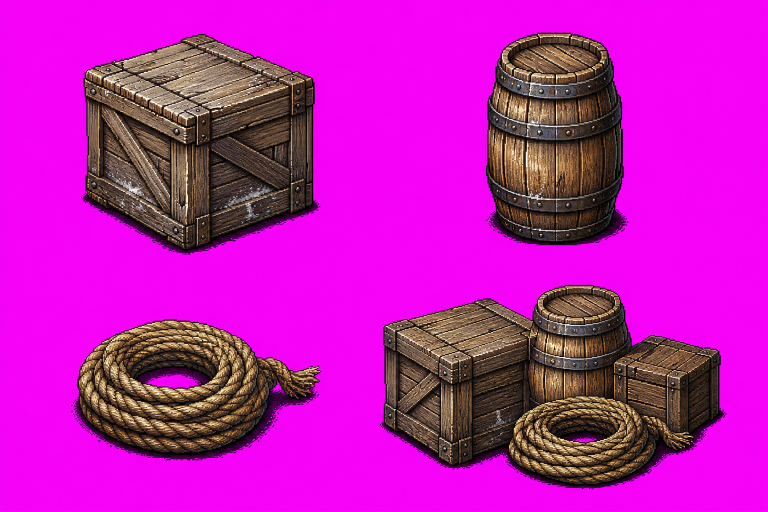
#> input picture wayfarer_godot_vertical_slice/art_pipeline/newport_atelier/source_generated/g418d_atelier_cargo_sheet_imagegen.png, 1536 x 1024 px (shown at 1/2 size)
$ python extract_atelier_cargo_assets.py
#> lines starting #> are read from the running program, lines starting #| are printed output that depends on the picture
#!/usr/bin/env python3
"""Extract G-4.18D AI-assisted Newport atelier cargo sprites.

This script keeps the accepted generated sheet as the source of record, removes
the flat chroma-key background, crops the four reviewed assets, and writes a
manifest/contact sheet so the style can be repeated without losing provenance.
"""

from __future__ import annotations

import hashlib
import argparse
import json
from datetime import datetime, timezone
from pathlib import Path

from PIL import Image, ImageDraw, ImageFont


SCRIPT_PATH = Path(__file__).resolve()
PROJECT_ROOT = SCRIPT_PATH.parents[3]
PIPELINE_ROOT = PROJECT_ROOT / "art_pipeline" / "newport_atelier"
SOURCE_PATH = PIPELINE_ROOT / "source_generated" / "g418d_atelier_cargo_sheet_imagegen.png"
PROMPT_PATH = PIPELINE_ROOT / "source_generated" / "g418d_atelier_cargo_prompt.txt"
GENERATED_ROOT = PIPELINE_ROOT / "generated"
ATLAS_PATH = PIPELINE_ROOT / "atlases" / "newport_atelier_cargo_v1.png"
CONTACT_PATH = PIPELINE_ROOT / "contact_sheets" / "newport_atelier_cargo_contact_sheet.png"
MANIFEST_PATH = PIPELINE_ROOT / "manifests" / "newport_atelier_cargo_manifest.json"
REPORT_PATH = PIPELINE_ROOT / "reports" / "G418D_ATELIER_CARGO_STANDARD.md"
QA_REPORT_PATH = PIPELINE_ROOT / "reports" / "newport_atelier_cargo_extraction_qa.json"
ART_BIBLE_PATH = PROJECT_ROOT / "docs" / "NEWPORT_ART_BIBLE.md"

MIN_CROP_PADDING = 6

ASSETS = {
    "atelier_newport_crate_01": {
        "asset_type": "crate_prop",
        "crop": [80, 36, 655, 522],
        "source_identity": "upper_left_wooden_shipping_crate",
        "pivot": {"x": 0.5, "y": 0.94},
        "recommended_game_scale": 0.20,
        "notes": "Hero-quality salt-worn 1700s Newport shipping crate: planks, brace work, iron plates, nail heads, and contact shadow.",
    },
    "atelier_newport_barrel_01": {
        "asset_type": "barrel_prop",
        "crop": [900, 38, 1328, 526],
        "source_identity": "upper_right_coopered_barrel",
        "pivot": {"x": 0.5, "y": 0.94},
        "recommended_game_scale": 0.18,
        "notes": "Hero-quality coopered barrel with iron hoops, stave curvature, rim detail, and weathered highlights.",
    },
    "atelier_newport_rope_coil_01": {
        "asset_type": "rope_prop",
        "crop": [76, 574, 686, 948],
        "source_identity": "lower_left_rope_coil",
        "pivot": {"x": 0.5, "y": 0.90},
        "recommended_game_scale": 0.18,
        "notes": "Hero-quality rope coil with braided fiber structure, inner depth, frayed tail, and grounding shadow.",
    },
    "atelier_wharf_cargo_cluster_01": {
        "asset_type": "crate_barrel_rope_prop_cluster",
        "crop": [710, 548, 1468, 1020],
        "source_identity": "lower_right_composed_cargo_cluster",
        "pivot": {"x": 0.5, "y": 0.94},
        "recommended_game_scale": 0.25,
        "notes": "Composed wharf cargo cluster showing the target sprite density for city-wide prop dressing.",
    },
}


def rel(path: Path) -> str:
    return path.relative_to(PROJECT_ROOT).as_posix()


def sha256(path: Path) -> str:
    return hashlib.sha256(path.read_bytes()).hexdigest()


def _is_key_magenta(r: int, g: int, b: int, a: int) -> bool:
    if a <= 0:
        return False
    return r > 170 and b > 170 and g < 150 and abs(r - b) < 120


def _is_magenta_halo(r: int, g: int, b: int, a: int) -> bool:
    if a <= 0:
        return False
    return r >= 120 and b >= 120 and g <= 115 and abs(r - b) <= 80 and min(r, b) - g >= 38


def key_to_alpha(image: Image.Image) -> Image.Image:
    """Remove the #ff00ff chroma key and purple matte contamination."""
    image = image.convert("RGBA")
    pixels = image.load()
    for y in range(image.height):
        for x in range(image.width):
            r, g, b, a = pixels[x, y]
            if a == 0:
                continue
            if max(r, b) < 175 and r > g + 20 and b > g + 20 and abs(r - b) < 88:
                shade = max(6, min(48, g + 14, (r + b + g) // 5))
                pixels[x, y] = (shade, min(58, shade + 6), shade, a)
                continue
            magenta_dominant = r > g + 45 and b > g + 45 and abs(r - b) < 92
            saturated_key = r > 170 and b > 170 and g < 150 and abs(r - b) < 120
            # The generated sheet uses a saturated magenta key, and the contact
            # shadows are purple because they were blended over that key. Remove
            # both; neutral shadows are handled by map placement/contact art.
            if magenta_dominant or saturated_key:
                pixels[x, y] = (r, g, b, 0)
                continue
            # Despill faint magenta fringes without changing wood/rope values.
            if r > 120 and b > 120 and g < 145 and abs(r - b) < 110:
                neutral = max(g, min(r, b) - 38)
                pixels[x, y] = (min(r, neutral + 42), neutral, min(b, neutral + 42), a)
    return image


def trim_alpha(image: Image.Image, padding: int = 8) -> Image.Image:
    bbox = image.getchannel("A").getbbox()
    if bbox is None:
        return image
    x0, y0, x1, y1 = bbox
    return image.crop(
        (
            max(0, x0 - padding),
            max(0, y0 - padding),
            min(image.width, x1 + padding),
            min(image.height, y1 + padding),
        )
    )


def alpha_metrics(image: Image.Image) -> dict:
    image = image.convert("RGBA")
    bbox = image.getchannel("A").getbbox()
    if bbox is None:
        return {
            "size": {"w": image.width, "h": image.height},
            "alpha_bbox": None,
            "alpha_pixels": 0,
            "opaque_pixels": 0,
            "magenta_pixels_remaining": 0,
            "magenta_halo_pixels": 0,
            "crop_padding": {"left": 0, "top": 0, "right": 0, "bottom": 0},
            "cutoff_edges": ["empty_alpha"],
            "readable": False,
        }

    pixels = image.load()
    alpha_pixels = 0
    opaque_pixels = 0
    magenta_pixels = 0
    halo_pixels = 0
    for y in range(image.height):
        for x in range(image.width):
            r, g, b, a = pixels[x, y]
            if a <= 0:
                continue
            alpha_pixels += 1
            if a >= 220:
                opaque_pixels += 1
            if _is_key_magenta(r, g, b, a):
                magenta_pixels += 1
            if not _is_magenta_halo(r, g, b, a):
                continue
            near_transparent = False
            for ny in range(max(0, y - 1), min(image.height, y + 2)):
                for nx in range(max(0, x - 1), min(image.width, x + 2)):
                    if nx == x and ny == y:
                        continue
                    if pixels[nx, ny][3] <= 8:
                        near_transparent = True
                        break
                if near_transparent:
                    break
            if near_transparent:
                halo_pixels += 1

    padding = {
        "left": bbox[0],
        "top": bbox[1],
        "right": image.width - bbox[2],
        "bottom": image.height - bbox[3],
    }
    cutoff_edges = [side for side, value in padding.items() if value < MIN_CROP_PADDING]
    bbox_w = bbox[2] - bbox[0]
    bbox_h = bbox[3] - bbox[1]
    return {
        "size": {"w": image.width, "h": image.height},
        "alpha_bbox": {"x": bbox[0], "y": bbox[1], "w": bbox_w, "h": bbox_h},
        "alpha_pixels": alpha_pixels,
        "opaque_pixels": opaque_pixels,
        "magenta_pixels_remaining": magenta_pixels,
        "magenta_halo_pixels": halo_pixels,
        "crop_padding": padding,
        "cutoff_edges": cutoff_edges,
        "readable": alpha_pixels >= 1200 and bbox_w >= 48 and bbox_h >= 40,
    }


def write_assets(alpha_sheet: Image.Image) -> dict[str, dict]:
    GENERATED_ROOT.mkdir(parents=True, exist_ok=True)
    output: dict[str, dict] = {}
    for asset_id, config in ASSETS.items():
        crop = config["crop"]
        piece = alpha_sheet.crop(tuple(crop))
        piece = trim_alpha(piece, padding=8)
        path = GENERATED_ROOT / f"{asset_id}.png"
        piece.save(path)
        output[asset_id] = {
            "path": path,
            "atlas_region": {"x": crop[0], "y": crop[1], "w": crop[2] - crop[0], "h": crop[3] - crop[1]},
            "sprite_size": {"w": piece.width, "h": piece.height},
        }
    return output


def write_atlas(alpha_sheet: Image.Image) -> None:
    ATLAS_PATH.parent.mkdir(parents=True, exist_ok=True)
    alpha_sheet.save(ATLAS_PATH)


def manifest_entry(asset_id: str, output: dict[str, dict]) -> dict:
    config = ASSETS[asset_id]
    path = output[asset_id]["path"]
    qa = output[asset_id]["qa"]
    return {
        "asset_id": asset_id,
        "asset_type": config["asset_type"],
        "source_identity": config["source_identity"],
        "path": rel(path),
        "atlas": rel(ATLAS_PATH),
        "atlas_region": output[asset_id]["atlas_region"],
        "sprite_size": output[asset_id]["sprite_size"],
        "pivot": config["pivot"],
        "grounding": {
            "pivot_y": config["pivot"]["y"],
            "expected_contact": "bottom-shadow pixels sit inside transparent sprite bounds; draw destination bottom is the world grounding line",
        },
        "recommended_game_scale": config["recommended_game_scale"],
        "source_type": "ai_assisted_image_generation_with_local_chroma_extraction",
        "created_by": "Codex built-in image generation tool plus local transparent extraction",
        "generation_prompt": rel(PROMPT_PATH),
        "source_image": rel(SOURCE_PATH),
        "extraction_script": rel(SCRIPT_PATH),
        "input_sources": [
            {
                "type": "ai_generated_source_image",
                "path": rel(SOURCE_PATH),
                "source_pixels_used": True,
                "commercial_status": "green_origin_candidate_pending_license_review",
            },
            {
                "type": "project_prompt",
                "path": rel(PROMPT_PATH),
                "source_pixels_used": False,
                "commercial_status": "green_origin_candidate",
            },
            {
                "type": "project_style_rules",
                "path": rel(ART_BIBLE_PATH),
                "source_pixels_used": False,
                "commercial_status": "documentation_only",
            },
        ],
        "license": "AI-assisted original generated sprite candidate for Wayfarer; no web image, marketplace pack, ripped sheet, or copied game sprite was provided as source input. Final-commercial promotion still requires project policy approval for AI-generated artwork.",
        "ownership": "project-owned-candidate",
        "provenance_status": "ai_assisted_green_origin_candidate_pending_license_review",
        "origin_classification": "green_origin_candidate_pending_license_review",
        "commercial_use_status": "green_origin_candidate_pending_license_review",
        "review_eligible": True,
        "normal_review_eligible": True,
        "lab_only": False,
        "final_commercial_candidate": False,
        "final_commercial_eligible": False,
        "source_pixels_from_yellow_uncertain_assets": False,
        "source_pixels_from_third_party_material": False,
        "web_scraped_source_pixels": False,
        "ai_generated": True,
        "human_selected": True,
        "chroma_key_removed": True,
        "extraction_qa": qa,
        "sha256": sha256(path),
        "notes": config["notes"],
    }


def write_manifest(output: dict[str, dict]) -> dict:
    manifest = {
        "schema_id": "wayfarer.newport_atelier.cargo_manifest.v1",
        "phase": "G-4.18D",
        "generated_at": datetime.now(timezone.utc).isoformat(),
        "visual_standard": "Accepted 10/10 cargo prop style target for city-wide Newport sprite rollout.",
        "source_policy": "AI-assisted original art is allowed here only with recorded prompt/source image/extraction script and no yellow building pixels, third-party sprites, marketplace packs, or web-scraped images as source inputs.",
        "atlas": rel(ATLAS_PATH),
        "source_image": rel(SOURCE_PATH),
        "generation_prompt": rel(PROMPT_PATH),
        "generated_asset_root": rel(GENERATED_ROOT),
        "contact_sheet": rel(CONTACT_PATH),
        "provenance_report": rel(REPORT_PATH),
        "validation_report": rel(QA_REPORT_PATH),
        "pipeline_status": "locked_pending_final_license_policy_approval",
        "deprecated_visual_targets": [
            "G-4.18B weak deterministic/procedural cargo proof",
            "G-4.18D.2 deferred rope/crate/barrel capability cluster",
        ],
        "future_pack_pattern": "10/10 source sheet -> saved prompt/source -> extraction script -> transparent sprites -> atlas/contact sheet -> manifest/provenance report -> Godot placement -> validation",
        "recommended_rollout_order": [
            "dock clutter expansion",
            "terrain edge dressing",
            "signs/lamps/posts",
            "market goods/carts",
            "shopfront props",
            "NPC/player standards",
        ],
        "assets": [manifest_entry(asset_id, output) for asset_id in ASSETS],
    }
    MANIFEST_PATH.parent.mkdir(parents=True, exist_ok=True)
    MANIFEST_PATH.write_text(json.dumps(manifest, indent=2), encoding="utf-8")
    return manifest


def collect_qa(output: dict[str, dict]) -> dict:
    qa: dict[str, dict] = {}
    for asset_id, details in output.items():
        image = Image.open(details["path"]).convert("RGBA")
        metrics = alpha_metrics(image)
        metrics["source_identity"] = ASSETS[asset_id]["source_identity"]
        metrics["manifest_identity_match"] = Path(details["path"]).stem == asset_id
        metrics["status"] = "PASS"
        failures: list[str] = []
        if metrics["magenta_pixels_remaining"] != 0:
            failures.append("magenta_background_remaining")
        if metrics["magenta_halo_pixels"] != 0:
            failures.append("magenta_halo_pixels")
        if metrics["cutoff_edges"]:
            failures.append("insufficient_crop_padding")
        if not metrics["readable"]:
            failures.append("sprite_not_visually_readable")
        if not metrics["manifest_identity_match"]:
            failures.append("manifest_identity_mismatch")
        if failures:
            metrics["status"] = "FAIL"
            metrics["failures"] = failures
        qa[asset_id] = metrics
    return qa


def write_qa_report(qa: dict[str, dict]) -> None:
    QA_REPORT_PATH.parent.mkdir(parents=True, exist_ok=True)
    status = "PASS" if all(details.get("status") == "PASS" for details in qa.values()) else "FAIL"
    QA_REPORT_PATH.write_text(
        json.dumps(
            {
                "schema_id": "wayfarer.newport_atelier.extraction_qa.v1",
                "phase": "G-4.18D",
                "status": status,
                "checks": [
                    "source image and prompt exist",
                    "transparent sprites have no magenta background",
                    "transparent sprites have no magenta halo on alpha edges",
                    "sprites retain clean transparent crop padding",
                    "sprites are not cut off at object edges",
                    "sprites remain visually readable by alpha footprint",
                    "source sheet object identity maps to manifest asset ids",
                ],
                "assets": qa,
            },
            indent=2,
        ),
        encoding="utf-8",
    )


def validate_pipeline(manifest: dict, qa: dict[str, dict]) -> list[str]:
    failures: list[str] = []
    for path in [SOURCE_PATH, PROMPT_PATH, ATLAS_PATH, CONTACT_PATH, MANIFEST_PATH, REPORT_PATH, QA_REPORT_PATH]:
        if not path.exists():
            failures.append(f"missing artifact: {rel(path)}")
    expected_ids = set(ASSETS.keys())
    manifest_ids = {asset.get("asset_id") for asset in manifest.get("assets", [])}
    if manifest_ids != expected_ids:
        failures.append(f"manifest asset ids mismatch: {sorted(manifest_ids)} != {sorted(expected_ids)}")
    if set(qa.keys()) != expected_ids:
        failures.append(f"qa asset ids mismatch: {sorted(qa.keys())} != {sorted(expected_ids)}")
    for asset_id, details in qa.items():
        if details.get("status") != "PASS":
            failures.append(f"{asset_id} extraction QA failed: {details.get('failures', [])}")
    for asset in manifest.get("assets", []):
        if asset.get("provenance_status") != "ai_assisted_green_origin_candidate_pending_license_review":
            failures.append(f"{asset.get('asset_id', 'unknown')} provenance status is not pending AI-assisted green-origin")
        if asset.get("commercial_use_status") != "green_origin_candidate_pending_license_review":
            failures.append(f"{asset.get('asset_id', 'unknown')} commercial status is not pending license review")
        if asset.get("final_commercial_candidate") is not False or asset.get("final_commercial_eligible") is not False:
            failures.append(f"{asset.get('asset_id', 'unknown')} is incorrectly final-commercial promoted")
    return failures


def label(draw: ImageDraw.ImageDraw, xy: tuple[int, int], text: str, fill: str = "#efe0ad") -> None:
    draw.text(xy, text, fill=fill, font=ImageFont.load_default())


def write_contact_sheet(output: dict[str, dict]) -> None:
    CONTACT_PATH.parent.mkdir(parents=True, exist_ok=True)
    sheet = Image.new("RGB", (1500, 980), "#20261e")
    draw = ImageDraw.Draw(sheet)
    label(draw, (24, 18), "G-4.18D Newport Atelier Cargo Standard")
    label(draw, (24, 40), "Accepted 10/10 AI-assisted green-origin candidate style: dense hand-painted sprite detail, 1700s harbor materials, documented prompt/source.")
    positions = {
        "atelier_newport_crate_01": (50, 90, 520, 400),
        "atelier_newport_barrel_01": (670, 80, 330, 420),
        "atelier_newport_rope_coil_01": (52, 560, 560, 310),
        "atelier_wharf_cargo_cluster_01": (700, 540, 720, 370),
    }
    for asset_id, (x, y, max_w, max_h) in positions.items():
        piece = Image.open(output[asset_id]["path"]).convert("RGBA")
        scale = min(max_w / piece.width, max_h / piece.height, 1.0)
        thumb = piece.resize((max(1, int(piece.width * scale)), max(1, int(piece.height * scale))), Image.Resampling.LANCZOS)
        card = Image.new("RGBA", (max_w, max_h), (39, 46, 36, 255))
        card.alpha_composite(thumb, ((max_w - thumb.width) // 2, (max_h - thumb.height) // 2))
        sheet.paste(card.convert("RGB"), (x, y))
        draw.rectangle((x, y, x + max_w, y + max_h), outline="#5e6a54", width=1)
        label(draw, (x + 12, y + max_h + 10), asset_id, "#efe0ad")
        label(draw, (x + 12, y + max_h + 28), ASSETS[asset_id]["asset_type"], "#c8d2ac")
    label(draw, (24, 944), "This sheet is the prop quality baseline for the full city rollout; the prior deterministic cargo proof is no longer the art target.", "#c8d2ac")
    sheet.save(CONTACT_PATH)


def write_report(manifest: dict) -> None:
    REPORT_PATH.parent.mkdir(parents=True, exist_ok=True)
    asset_lines = "\n".join(
        f"- `{asset['asset_id']}`: `{asset['asset_type']}`, `{asset['commercial_use_status']}`"
        for asset in manifest["assets"]
    )
    REPORT_PATH.write_text(
        f"""# G-4.18D Newport Atelier Cargo Standard

## Result

This pass establishes the accepted 10/10 cargo prop quality target for the
Newport city-wide sprite rollout. The source sheet is an AI-assisted original
generation selected for art direction quality, then locally extracted into
transparent game sprites and a review atlas.

## Source Chain

- Source image: `{rel(SOURCE_PATH)}`
- Prompt record: `{rel(PROMPT_PATH)}`
- Extraction script: `{rel(SCRIPT_PATH)}`
- Output atlas: `{rel(ATLAS_PATH)}`
- Manifest: `{rel(MANIFEST_PATH)}`
- Contact sheet: `{rel(CONTACT_PATH)}`
- Extraction QA report: `{rel(QA_REPORT_PATH)}`

No yellow Newport building pixels, third-party sprite sheets, marketplace
assets, web images, or ripped game art were supplied as source inputs.

## Classification

These assets are `green_origin_candidate_pending_license_review`: they are
review-eligible and legally documented as original AI-assisted candidates, but
final-commercial promotion still requires project policy approval for generated
art. They are now the visual target for the city-wide sprite buildout.

The weak deterministic/procedural cargo cluster and the deferred G-4.18D.2
capability proof are deprecated as visual targets. They remain useful as
provenance/process evidence only.

## Generated Assets

{asset_lines}

## City-Wide Standard

Every future Newport prop, terrain object, UI-world item, character accessory,
dock detail, sign, cart, market good, and building-adjacent dressing sprite
should be judged against this density: believable material construction, crisp
3/4 RPG read, dark painterly contours, muted 1700s Newport palette, salt-worn
surface storytelling, and contact grounding.

Reusable production pattern:

1. 10/10 source sheet.
2. Saved prompt/source artifact.
3. Local extraction script.
4. Transparent sprites with clean bounds and no magenta fringe.
5. Atlas, contact sheet, manifest, provenance report, and QA report.
6. Godot placement using manifest-style IDs, scale, and pivot/grounding data.
7. Automated validation before rollout.

Recommended rollout after this lock: dock clutter expansion, terrain edge
dressing, signs/lamps/posts, market goods/carts, shopfront props, then
NPC/player standards.
""",
        encoding="utf-8",
    )


def main() -> None:
    parser = argparse.ArgumentParser(description=__doc__)
    parser.add_argument("--validate-only", action="store_true", help="validate existing generated outputs without rewriting sprites")
    args = parser.parse_args()

    if args.validate_only:
        if not MANIFEST_PATH.exists():
            raise FileNotFoundError(MANIFEST_PATH)
        manifest = json.loads(MANIFEST_PATH.read_text(encoding="utf-8"))
        output = {asset_id: {"path": GENERATED_ROOT / f"{asset_id}.png"} for asset_id in ASSETS}
        qa = collect_qa(output)
        write_qa_report(qa)
        failures = validate_pipeline(manifest, qa)
        if failures:
            for failure in failures:
                print(f"FAIL: {failure}")
            raise SystemExit(1)
        print("PASS: existing atelier cargo extraction outputs validated")
        return

    source = Image.open(SOURCE_PATH).convert("RGBA")
    alpha_sheet = key_to_alpha(source)
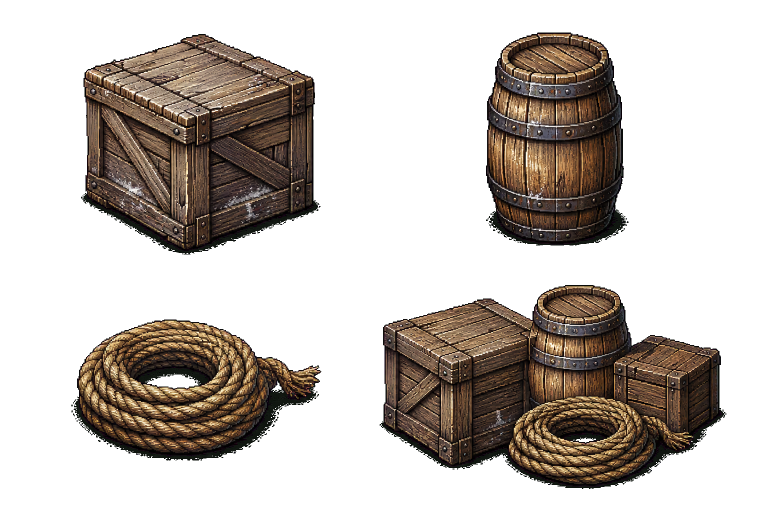
#> alpha_sheet: PIL image 1536x1024 RGBA (shown at 1/2 size); mean R, G, B, A 189.4, 26.8, 178, 91.3; transparent parts drawn white
    write_atlas(alpha_sheet)
    output = write_assets(alpha_sheet)
#> the loop in write_assets, `for asset_id, config in ASSETS.items():` made 4 passes
#> (x0 in trim_alpha, y0 in trim_alpha, x1 in trim_alpha, y1 in trim_alpha) on passes 1 to 4: (82, 32, 561, 473), (72, 27, 357, 453), (66, 65, 567, 347), (49, 22, 743, 430)
#> pass 1, in write_assets, `piece = alpha_sheet.crop(tuple(crop))`:
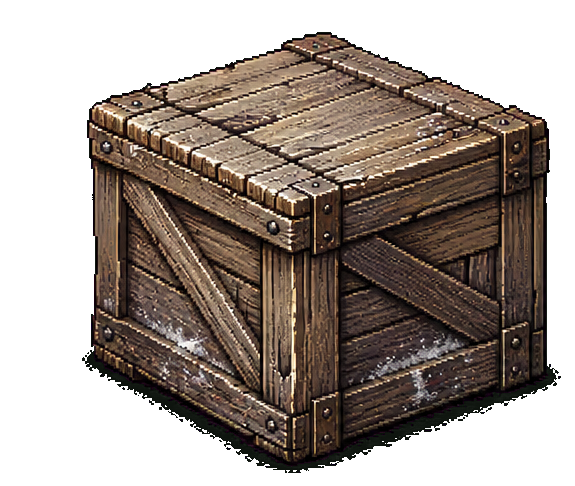
#> piece: PIL image 575x486 RGBA; mean R, G, B, A 157.1, 45.1, 140.4, 148; transparent parts drawn white
#> after the loop in write_assets, `for asset_id, config in ASSETS.items():`: output = 4 items
#> (the rest of the program and of its run is left out)
